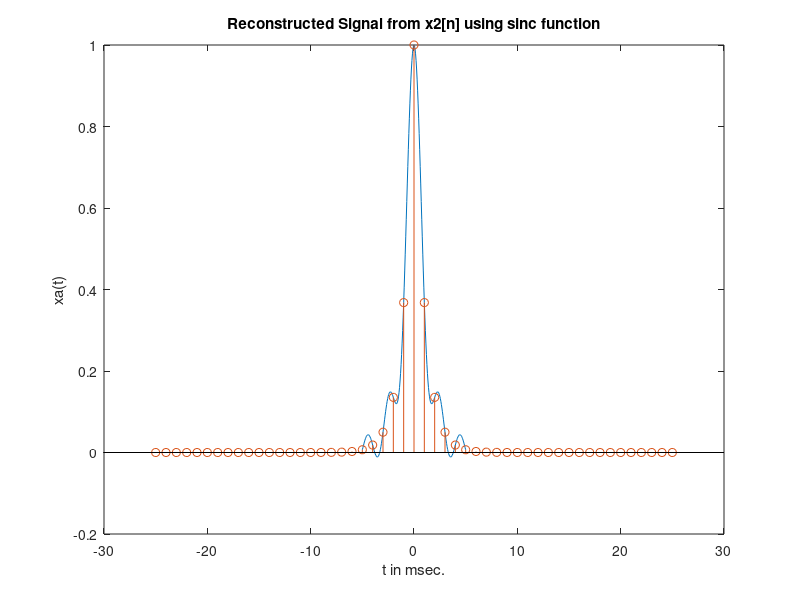

Here is the MATLAB script that generated this plot:
% Reconstruction using sinc function
%
% Discrete-time Signal x1(n)
Fs = 1000; Ts = 1/Fs; n = -25:1:25; nTs = n*Ts;
x = exp(-1000*abs(nTs));
% Analog Signal reconstruction
Dt = 0.00005;
t = -0.005:Dt:0.005;
xa = x * sinc(Fs*(ones(length(nTs),1)*t-nTs'*ones(1,length(t))));
% Plots
plot(t*1000,xa);
xlabel('t in msec.'); ylabel('xa(t)')
title('Reconstructed Signal from x2[n] using sinc function'); hold on
stem(n*Ts*1000,x); hold off